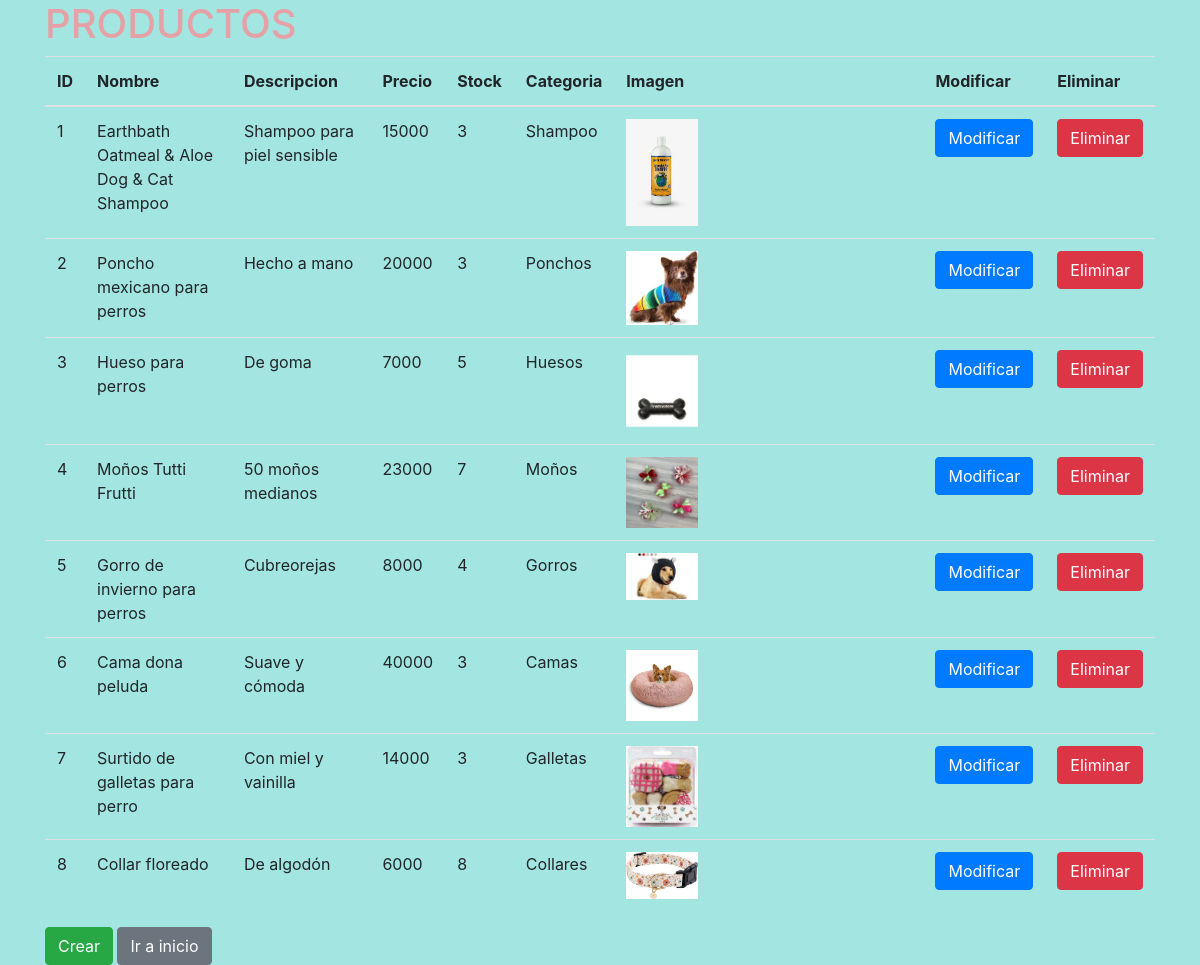
Page /list/ (signed in) on the earlier database version.
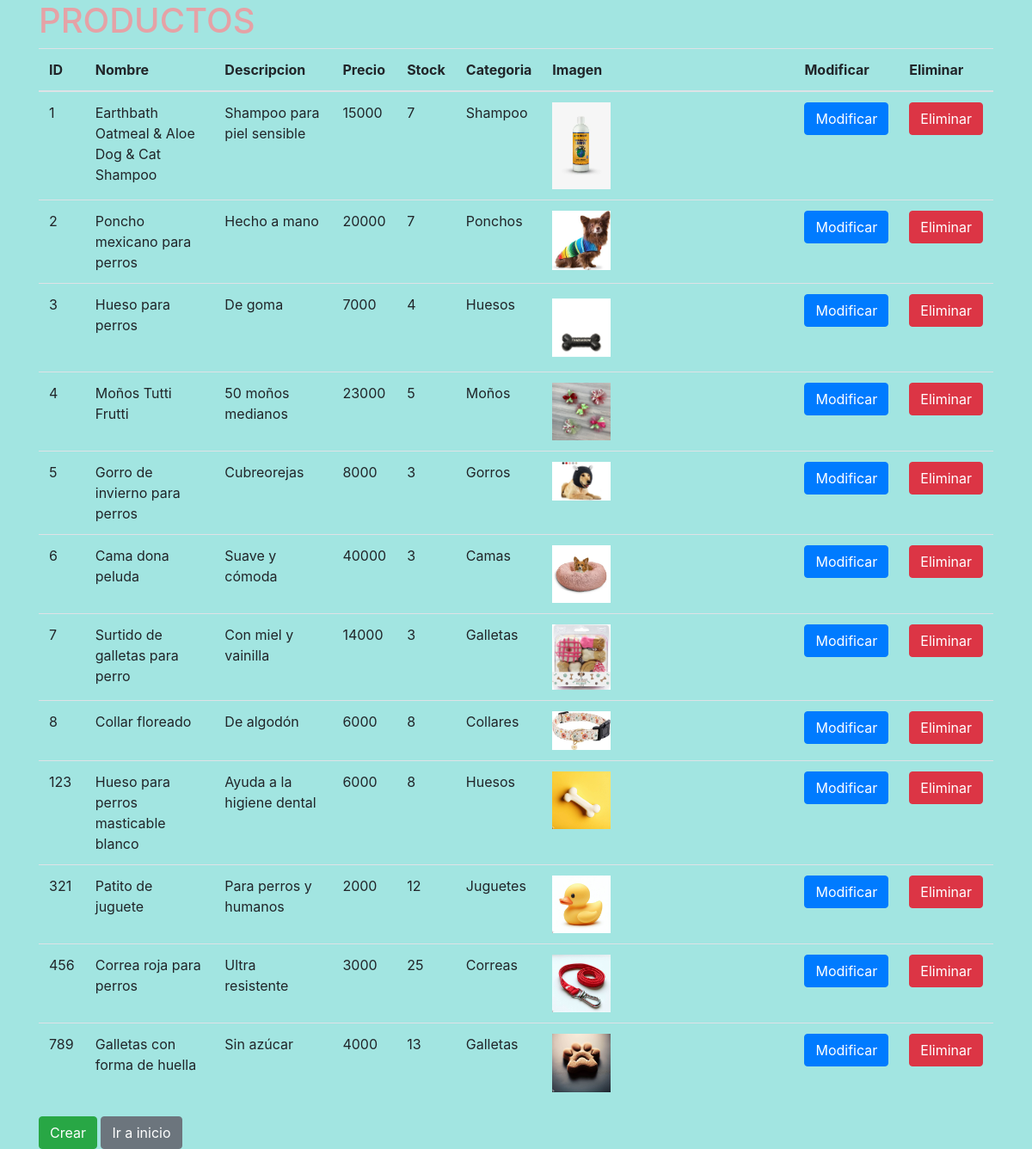
Same page on the later database version.
### mascotas/models.py (models this page shows, shortened)
class Producto(models.Model):
    idProducto = models.IntegerField(primary_key=True, verbose_name="ID de producto")
    nombreProducto = models.CharField(
        max_length=50, blank=True, verbose_name="Nombre de producto"
    )
    descripcionProducto = models.CharField(
        max_length=50, blank=True, verbose_name="Descripcion de producto"
    )
    precioProducto = models.IntegerField(blank=True, verbose_name="Precio de producto")
    stockProducto = models.IntegerField(blank=True, verbose_name="Stock de producto")
    imagenProducto = models.ImageField(
        upload_to="imagenes", null=True, blank=True, verbose_name="Imagen de producto"
    )
    categoriaProducto = models.ForeignKey(categoriaProducto, on_delete=models.CASCADE)

class categoriaProducto(models.Model):
    idCategoria = models.IntegerField(primary_key=True, verbose_name="ID de categoria")
    nombreCategoria = models.CharField(
        max_length=50, blank=True, verbose_name="Nombre de categoria"
    )
    def __str__(self):
        return self.nombreCategoria

### mascotas/views.py (the view)
# urls.py: path("list/", views.list, name="list"),
@staff_member_required(login_url="/accounts/login/")
def list(request):
    productos = Producto.objects.all()
    datos = {"productos": productos}
    return render(request, "list.html", datos)

### mascotas/context_processor.py (called while the page is built, shortened)
def total_carrito(request):
    total = 0
    return {"total_carrito": int(total)}

### mascotas/templates/list.html (shortened to what this page needs)
<!DOCTYPE html>
<html lang="en">
<head>
    {% load static %}
    <link href="{% static 'css/bootstrap.min.css' %}" rel="stylesheet">
    <link href="{% static 'css/style.css' %}" rel="stylesheet">
</head>
<body>
    <div class="container">
        <h1>PRODUCTOS</h1>
        <table class="table">
            <thead>
                <tr>
                    <th>ID</th>
                    <th>Nombre</th>
                    <th>Descripcion</th>
                    <th>Precio</th>
                    <th>Stock</th>
                    <th>Categoria</th>
                    <th>Imagen</th>
                    <th>Modificar</th>
                    <th>Eliminar</th>
                </tr>
            </thead>
            <tbody>
                {% for producto in productos %}
                <tr>
                    <td>{{ producto.idProducto }}</td>
                    <td>{{ producto.nombreProducto }}</td>
                    <td>{{ producto.descripcionProducto }}</td>
                    <td>{{ producto.precioProducto }}</td>
                    <td>{{ producto.stockProducto }}</td>
                    <td>{{ producto.categoriaProducto }}</td>
                    {% if producto.imagenProducto %}
                    <td><img src="{{ producto.imagenProducto.url }}" alt="imagen" class="w-25 mx-auto"></td>
                    {% else %}
                    <td>No hay imagen</td>
                    {% endif %}
                    {% if user.is_authenticated %}
                    <td><a href="{% url 'modify' producto.idProducto %}" class="btn btn-primary">Modificar</a></td>
                    <td><a href="{% url 'delete' producto.idProducto %}" class="btn btn-danger">Eliminar</a></td>
                    {% else %}
                    <td><a class="btn btn-secondary disabled" aria-disabled="true" role="link">Modificar</a></td>
                    <td><a class="btn btn-secondary disabled" aria-disabled="true" role="link">Eliminar</a></td>
                    {% endif %}
                </tr>
                {% endfor %}
            </tbody>
        </table>
        {% if user.is_authenticated %}
        <a href="{% url 'create' %}" class="btn btn-success">Crear</a>
        {% else %}
        <a class="btn btn-secondary disabled" aria-disabled="true">Crear</a>
        {% endif %}
        <a href="{% url 'index' %}" class="btn btn-secondary">Ir a inicio</a>
    </div>
</body>
</html>

Differences in the rows shown:
changed Producto "Earthbath Oatmeal & Aloe Dog & Cat Shampoo": stockProducto "3" → "7"
changed Producto "Poncho mexicano para perros": stockProducto "3" → "7"
changed Producto "Hueso para perros": stockProducto "5" → "4"
changed Producto "Moños Tutti Frutti": stockProducto "7" → "5"
changed Producto "Gorro de invierno para perros": stockProducto "4" → "3"
added Producto: idProducto "123", nombreProducto "Hueso para perros masticable blanco", descripcionProducto "Ayuda a la higiene dental", precioProducto "6000", stockProducto "8", categoriaProducto "Huesos", imagenProducto (picture)
added Producto: idProducto "321", nombreProducto "Patito de juguete", descripcionProducto "Para perros y humanos", precioProducto "2000", stockProducto "12", categoriaProducto "Juguetes", imagenProducto (picture)
added Producto: idProducto "456", nombreProducto "Correa roja para perros", descripcionProducto "Ultra resistente", precioProducto "3000", stockProducto "25", categoriaProducto "Correas", imagenProducto (picture)
added Producto: idProducto "789", nombreProducto "Galletas con forma de huella", descripcionProducto "Sin azúcar", precioProducto "4000", stockProducto "13", categoriaProducto "Galletas", imagenProducto (picture)
